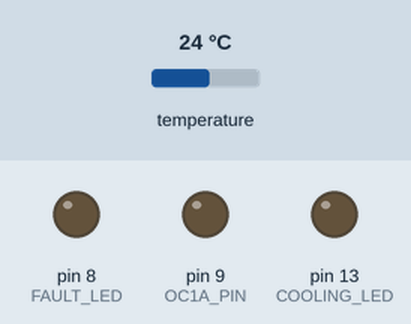
Recording of a sketch running on a simulated Arduino Uno, built with avr-gcc and run on an emulated ATmega328P. Shown: output pins drawn as LEDs (lit = HIGH). The inputs (shaded band) are chosen by the test bench; at power-on: temperature 24 °C. What the sketch prints to the serial monitor is not drawn.

Above: at 1.4 s.
1.5 s: temperature set to 24.5 °C
4.0 s: temperature set to 25 °C
At 5.2 s:
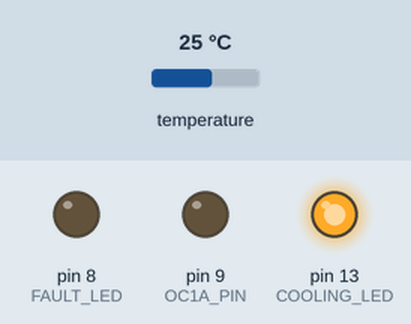
6.5 s: temperature set to 28 °C
At 8.8 s:
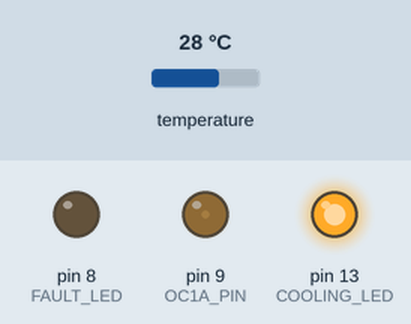
9.5 s: temperature set to 41 °C
At 10.7 s:
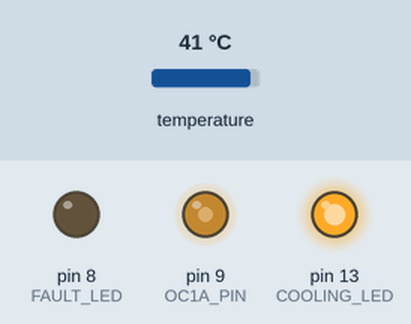
Timing chart, 0 to 12.5 s (numbered marks = the images above; inputs shaded):
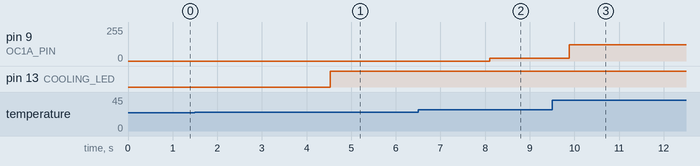

The sketch:

pwm-fan-controller.ino
```cpp
#include <OneWire.h>
#include <DallasTemperature.h>

#define COOLING_LED 13
#define FAULT_LED 8
#define ONE_WIRE_BUS 10
#define OC1A_PIN 9
#define setpoint 25.0
#define sensitivityFactor 3
#define maxDuty 50

const word PWM_FREQ_HZ = 25000; //Adjust this value to adjust the PWM frequency
const word TCNT1_TOP = 16000000/(2*PWM_FREQ_HZ);

OneWire oneWire(ONE_WIRE_BUS);
DallasTemperature sensors(&oneWire);
int deviceCount;

void setup() {

  pinMode(OC1A_PIN, OUTPUT);
  pinMode(FAULT_LED, OUTPUT);
  pinMode(COOLING_LED, OUTPUT);

  // Clear Timer1 control and count registers
  TCCR1A = 0;
  TCCR1B = 0;
  TCNT1  = 0;

  // Set Timer1 configuration
  // COM1A(1:0) = 0b10   (Output A clear rising/set falling)
  // COM1B(1:0) = 0b00   (Output B normal operation)
  // WGM(13:10) = 0b1010 (Phase correct PWM)
  // ICNC1      = 0b0    (Input capture noise canceler disabled)
  // ICES1      = 0b0    (Input capture edge select disabled)
  // CS(12:10)  = 0b001  (Input clock select = clock/1)

  TCCR1A |= (1 << COM1A1) | (1 << WGM11);
  TCCR1B |= (1 << WGM13) | (1 << CS10);
  ICR1 = TCNT1_TOP;

  sensors.begin();
  deviceCount = sensors.getDeviceCount();

  setPwmDuty(0);
  Serial.begin(9600);
  Serial.println("<25kHz PWM signal on Pin 9. Connect directly to blue wire on JC972 fans. One or more DS18B20 expected on Pin 10, 4k7 resistor from VCC to Data. When there are no sensors, pin 8 goes high and PWM goes to 100% duty. When above the setpoint, pin 13 (built-in LED) comes on.>");
}

void loop() {

  sensors.requestTemperatures();

  float tempC = -50;
  for (int i = 0; i < deviceCount; i++){
    float t = sensors.getTempCByIndex(i);
    if (t > tempC){
      tempC = t;
    }
  }

  if (tempC == -50){
    setPwmDuty(100);
    digitalWrite(FAULT_LED, HIGH);
    Serial.println("Fault - no sensors. Fan set to max.");
  } else {
    digitalWrite(FAULT_LED, LOW);

    float amountAboveSetpoint = tempC - setpoint;

    Serial.print("Sensors: ");
    Serial.print(deviceCount);
    Serial.print(", highest temp: ");
    Serial.print(tempC);
    Serial.print("C, setpoint: ");
    Serial.print(setpoint);
    Serial.print("C, ");

    int duty = 0;
    if (amountAboveSetpoint < 0){
      Serial.println("duty: 0%");
      digitalWrite(COOLING_LED, LOW);
    } else {
      digitalWrite(COOLING_LED, HIGH);
      duty = amountAboveSetpoint * sensitivityFactor;
      bool capped = false;
      if (duty > maxDuty){
        capped = true;
        duty = maxDuty;
      }
      Serial.print("excursion: ");
      Serial.print(amountAboveSetpoint);
      Serial.print(", duty: ");
      Serial.print(duty);
      Serial.print("%");
      if (capped){
        Serial.println(" (capped)");
      } else {
        Serial.println();
      }
    }

    setPwmDuty(duty);
  }

  delay(1000);
}

void setPwmDuty(byte duty) {
  OCR1A = (word) (duty*TCNT1_TOP)/100;
}
```

Measured:
- the behaviour switches between 24.9 and 25 °C on temperature (found by bisection; images 0 and 1)
- after the input at 1.5 s, every drawn part: stays the same
- after the input at 4.0 s, pin 13 (COOLING_LED): LOW → HIGH after 0.53 s
- after the input at 6.5 s, pin 9 (OC1A_PIN): 0/255 → 22/255 after 1.6 s
- after the input at 9.5 s, pin 9 (OC1A_PIN): 22/255 → 122/255 after 0.38 s
